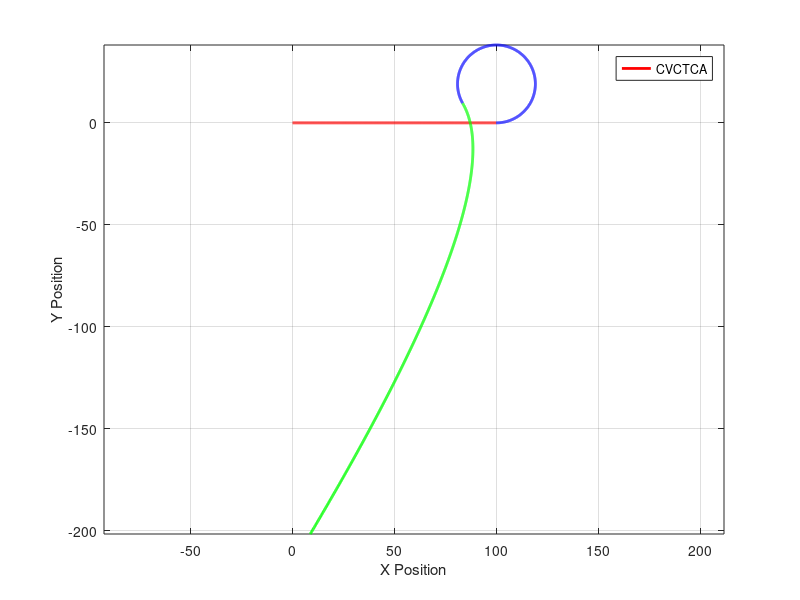

The MATLAB source for this figure: (Note: this script raises an error after producing the figure.)
clear;clc;close all

load("soloKF_CVCTCA.mat");
load("IMM_CVCTCA.mat");
load("trajectoryDataCVCTCA.mat");

fs = 100;
% Plot the trajectory
figure;
plot(traj(1:10*fs,1),traj(1:10*fs,2), 'Color','r','LineWidth',2);
hold on 
grid on;
plot(traj(10*fs:20*fs,1),traj(10*fs:20*fs,2), 'Color','b','LineWidth',2);
plot(traj(20*fs:30*fs,1),traj(20*fs:30*fs,2), 'Color','g','LineWidth',2);
xlabel('X Position');
ylabel('Y Position');
legend(["CV" "CT" "CA"],"Location","best")
axis equal;


figure 
subplot 211
plot(time(2:end),traj(2:end,1)-Ximm(1,:)',"linewidth",2)
hold on
grid on
plot(time(2:end),traj(2:end,1)-x1_hat(:,1),"linewidth",2)
plot(time(2:end),traj(2:end,1)-x2_hat(:,1),"linewidth",2)
plot(time(2:end),traj(2:end,1)-x3_hat(:,1),"linewidth",2)
xlabel("Time (sec)")
ylabel("X Error (m)")
legend(["IMM" "CV" "CT" "CA"],"location","best")
subplot 212
plot(time(2:end),traj(2:end,2)-Ximm(2,:)',"linewidth",2)
hold on 
grid on
plot(time(2:end),traj(2:end,2)-x1_hat(:,2),"linewidth",2)
plot(time(2:end),traj(2:end,2)-x2_hat(:,2),"linewidth",2)
plot(time(2:end),traj(2:end,2)-x3_hat(:,2),"linewidth",2)
xlabel("Time (sec)")
ylabel("Y Error (m)")

figure 
subplot 211
plot(time(2:end),traj(2:end,3)-Ximm(3,:)',"linewidth",2)
hold on
grid on
plot(time(2:end),traj(2:end,3)-x1_hat(:,3),"linewidth",2)
plot(time(2:end),traj(2:end,3)-x2_hat(:,3),"linewidth",2)
plot(time(2:end),traj(2:end,3)-x3_hat(:,3),"linewidth",2)
xlabel("Time (sec)")
ylabel("V_y Error (m)")
legend(["IMM" "CV" "CT" "CA"],"location","best")
subplot 212
plot(time(2:end),traj(2:end,4)-Ximm(4,:)',"linewidth",2)
hold on 
grid on
plot(time(2:end),traj(2:end,4)-x1_hat(:,4),"linewidth",2)
plot(time(2:end),traj(2:end,4)-x2_hat(:,4),"linewidth",2)
plot(time(2:end),traj(2:end,4)-x3_hat(:,4),"linewidth",2)
xlabel("Time (sec)")
ylabel("V_y Error (m)")

% figure 
% subplot 211
% plot(time(2:end),traj(2:end,1)-Ximm(1,:)',"linewidth",2)
% hold on
% grid on
% plot(time(2:end),traj(2:end,1)-x2_hat(:,1),"linewidth",2)
% xlabel("Time (sec)")
% ylabel("X Error (m)")
% legend(["IMM" "CT"],"location","best")
% subplot 212
% plot(time(2:end),traj(2:end,2)-Ximm(2,:)',"linewidth",2)
% hold on 
% grid on
% plot(time(2:end),traj(2:end,2)-x2_hat(:,2),"linewidth",2)
% xlabel("Time (sec)")
% ylabel("Y Error (m)")
% 
% figure 
% subplot 211
% plot(time(2:end),traj(2:end,3)-Ximm(3,:)',"linewidth",2)
% hold on
% grid on
% plot(time(2:end),traj(2:end,3)-x2_hat(:,3),"linewidth",2)
% xlabel("Time (sec)")
% ylabel("V_y Error (m)")
% legend(["IMM" "CT"],"location","best")
% subplot 212
% plot(time(2:end),traj(2:end,4)-Ximm(4,:)',"linewidth",2)
% hold on 
% grid on
% plot(time(2:end),traj(2:end,4)-x2_hat(:,4),"linewidth",2)
% xlabel("Time (sec)")
% ylabel("V_y Error (m)")